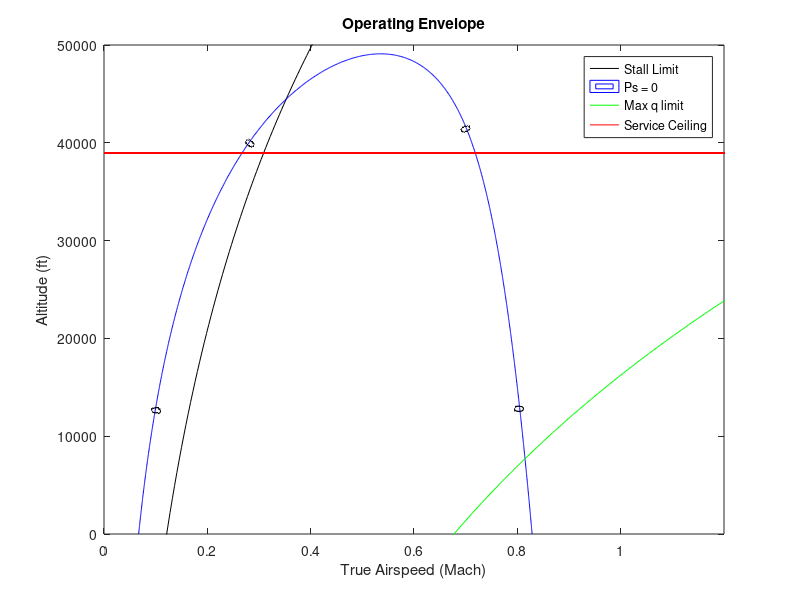

MATLAB code to generate this figure:
clc; clear; 

  

rhoSea = 0.002378; 

  

% Stall Limit Line 

MTOW   = 24266; % max takeoff weight [lbs] 

MTOWF  = MTOW*32.2; % max takeoff weight [lbf] 

Mach   = linspace(0,2.2,500); % Mach data points 

V      = 1125.33*Mach; % Stall velocity [ft/s] 

S      = 326.75; % Wing reference area [ft^2] 

CLmax  = 2;   % Max lift coefficient during takeoff 

rhoA   = 2*MTOWF./(V.^2*S.*CLmax).*(1/32.2); % Air density [slug/ft^3] 

  

T1A    = -70; % Temperature assumed to be constant [deg Fahrenheit] 

h1A    = (1.73 - log(rhoA.*(1718*(T1A+459.7))/473.1))/0.000048; % height [ft] 

  

  

figure(1) 

% plot(V1A,h1A,'k') 

plot(Mach,h1A,'k') 

hold on 

ylim([0,50000]) 

xlim([0,1.2]) 

  

% Ps = 0 curve (jet aircraft) 

g=9.81; 

Weight=MTOW*0.453592*g; % Weight at takeoff [N]       

Thrust0 = 52934; % Thrust at sea level [N] 

T0=288.;         % Reference temperature            

R=287.;          % air gas constant 

Sm=29.03;        % Wing reference area [m^2] 

rho0=1.225;      % Density at sea level [kg/m^3] 

L=0.0065;        % Constant in temperature calculation 

P0=101300.;      % Pressure at sea level [Pa] 

gamma=1.4;       % Specific heat ratio 

lvl=[0 0];       % To draw contour graph for only one level 

Clmax=2;       % Clmax at takeoff 

N = 500;         % Number of data points 

  

%Altitude and Velocity range 

h=linspace(0.1,55000,N); % Altitude range [ft] 

Vac=linspace(0.1,300,N);   % Velocity range [m/s] 

  

for aa=1:N, 

 alt=h(aa)*0.3048; 

 temp=T0-alt*L; 

 press=P0*(temp/T0)^(g/L/R); 

 rho=press/(R*temp); 

 a=sqrt(gamma*R*temp); 

    for bb=1:N, 

  Vel=Vac(bb); 

  Thrust=Thrust0*(rho/rho0); 

  Cl=Weight/(0.5*rho*Vel*Vel*Sm); 

  M=Vel/a; 

  if (M<0.99), 

% compressibility correction 

   beta=sqrt(1.-M*M); 

   Cd=(0.02+0.0425*Cl*Cl)/beta; 

   D=Cd*(0.5*rho*Vel*Vel*Sm); 

% Specific Excess Power 

   Ps(aa,bb)=Vel/Weight*(Thrust-D); 

  else 

% program is not set to handle supersonic drag. 

   Ps(aa,bb)=NaN; 

  end; 

end; 

end 

  

% Contour Specific Excess Power and Specific Energy 

Vac      = Vac*0.002915; % Convert velocity to Mach 

[c1,h1]=contour(Vac,h,Ps,lvl,'b'); 

clabel(c1,h1); 

title('Operating Envelope'); 

xlabel('True Airspeed (Mach)'); 

ylabel('Altitude (ft)'); 

hold on 

  

% Max q limit line 

maxEAS = 986.8; % Max equivalent airspeed from V-n diagram [ft/s] 

rhoC   = (maxEAS./V).^2*rhoSea; 

TC     = -70; % Temperature assumed to be constant [deg Fahrenheit] 

hC     = (1.73 - log(rhoC.*(1718*(TC+459.7))/473.1))/0.000048; % height [ft] 

  

plot(Mach,hC,'g') 

hold on 

ylim([0,50000]) 

xlim([0,1.2]) 

  

  

% Service Ceiling 

MaxThrust = 11900; 

TW        = MaxThrust/MTOWF; 

WS        = MTOWF/S; 

CD0     = 0.006;   % Zero-lift drag coefficient 

n       = 1;       % Load factor 

AR      = 8;       % Wing aspect ratio 

sweepLE = deg2rad(15); % wing leading edge sweep angle 

Os      = 4.61*(1-(0.045*(AR)^0.68))*(cos(sweepLE))^0.15 - 3.1;  

% Oswald efficiency factor 

K       = 1/(pi*AR*Os); % Drag due to lift factor 

Vcruise = 792; % Cruise velocity [ft/s] 

  

qSC    = 6198; % Found using desmos by overlaying graphs. 

rhoD   = 2*min(qSC)/Vcruise^2*(1/32.2); 

TD     = -70; % Temperature assumed to be constant [deg Fahrenheit] 

hD     = (1.73 - log(rhoD.*(1718*(TD+459.7))/473.1))/0.000048; % height [ft] 

plothD = zeros(500); 

plothD(:) = hD; 

plot(Mach,plothD,'r') 

ylim([0,50000]) 

xlim([0,1.2]) 

legend('Stall Limit','Ps = 0','Max q limit','Service Ceiling') 
